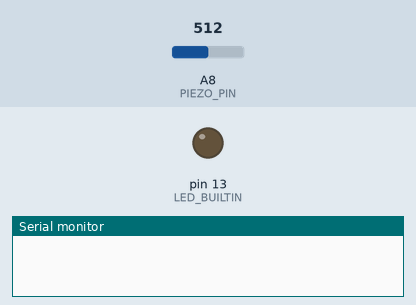
Simulated run of this sketch. Board: Arduino Mega 2560, built with avr-gcc and run on an emulated ATmega2560. Shown: output pins drawn as LEDs (lit = HIGH), the last lines printed to the serial monitor. The test bench sets the inputs (shaded band); at power-on: A8 (PIEZO_PIN) = 512.

Above: at 0.1 s.
At 1.7 s:
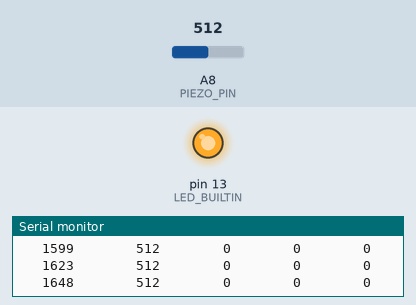
1.8 s: A8 (PIEZO_PIN) set to 106
4.8 s: A8 (PIEZO_PIN) set to 92
Timing chart, 0 to 7.8 s (numbered marks = the images above; inputs shaded):
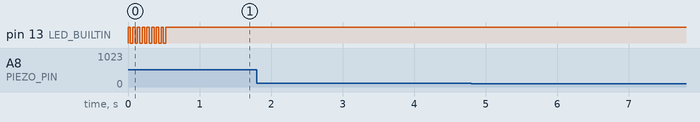

The sketch:

node.ino
```cpp
// vim:set sw=4 ts=4 sts=4 ai et filetype=c:

#include <stdarg.h>

#define THRESHOLD   0

#define MAX_HOPS    8
#define PIEZO_PIN   A8
#define BAUD        1000000

#define INTERVAL    5   // 200 Hz

#define UART_IN     Serial2
#define UART_OUT    Serial2

#define BUFSIZE     64

#define printf(...)     Serial.print(format(__VA_ARGS__))
#define printfln(...)   Serial.println(format(__VA_ARGS__))
#define debug           printfln

// KISS constants from http://www.ka9q.net/papers/kiss.html
#define FEND    0xC0  // Frame End
#define FESC    0xDB  // Frame Escape
#define TFEND   0xDC  // Transposed Frame End
#define TFESC   0xDD  // Transposed Frame Escape

struct packet {
    uint8_t hops;
    uint8_t checksum;
    uint8_t data[2];
};

/**/

uint16_t cached[MAX_HOPS];

char *format(const char *fmt, ... )
{
    static char buf[128];
    va_list args;
    va_start (args, fmt);
    vsnprintf(buf, sizeof(buf), fmt, args);
    va_end (args);
    return buf;
}

void dump_packet(const char *prefix, struct packet *p)
{
    printf("%sHops %d, Checksum %2x, %2x%02x\r\n",
        prefix,
        p->hops, p->checksum, p->data[0], p->data[1]);
}

int calculate_checksum(struct packet *p)
{
	return p->hops ^ p->data[0] ^ p->data[1];
}

void send_packet(struct packet *p)
{
    uint8_t *buf;
    size_t i;

    buf = (uint8_t*) p;

    p->checksum = calculate_checksum(p);

    UART_OUT.write(FEND);

    for (i = 0; i < sizeof(struct packet); i++)
    {
        switch (buf[i])
        {
            case FEND:
                UART_OUT.write(FESC);
                UART_OUT.write(TFEND);
                break;

            case FESC:
                UART_OUT.write(FESC);
                UART_OUT.write(TFESC);
                break;

            default:
                UART_OUT.write(buf[i]);
        }
    }

    UART_OUT.write(FEND);
    //dump_packet("Send: ", p);

    /*
    for (i = 0; i < p->hops; i++)
        printf("     ");
    printf("%5d\r\n", ((p->data[0] << 8) | p->data[1]));
    */
}

/*
 * Parses packet, forwards packets who's hops has not hit MAX_HOPS
 */
void packet_handler(uint8_t *buf, size_t len)
{
    struct packet *p = (struct packet *) buf;

    /*
    static int i;
    if (++i == 80) {
        i = 0;
        printf("|\r\n%7lu ", millis());
    }
    */

    if (len != sizeof(struct packet)) {
        //debug("Size mismatch");
        printf("S");
        return;
    }

    // Verify checksum
    if (p->checksum != calculate_checksum(p)) {
        //debug("Checksum failure");
        printf("C");
        return;
    }

    //dump_packet("Recv: ", p);

    // Increment hope count, and do not forward it has reached MAX_HOPS
    p->hops++;
    if (p->hops > MAX_HOPS) {
        printf("."); // printf("<");
        return;
    }

    cached[p->hops] = (p->data[0] <<8) | p->data[1];

    // Forward the packet
    send_packet(p);

    //printf(".");
}

/*
 * Reads up to @max characters from UART_IN.  If a FEND is found,
 * dispatches the buffer for packet parsing.
 */
void bus_handler(int max) {
    static uint8_t buf[BUFSIZE];
    static size_t len;
    static int overflow;
    static int escape;

    char c;

    while (max-- && UART_IN.available())
    {
        c = UART_IN.read();

        if (escape) {
            escape = 0;
            if (c == TFEND) {
                c = FEND;
            }
            else if (c == TFESC) {
                c = FESC;
            }
            else {
                debug("T"); // Erroneous frame escape
                len = 0;
                continue;
            }
        }
        else {
            if (c == FESC) {
                escape = 1;
                continue;
            }

            if (c == FEND) {
                if (len && !overflow)
                    packet_handler(buf, len);
                len = 0;
                overflow = 0;
                continue;
            }
        }

        if (len < BUFSIZE)
            buf[len++] = c;
        else
            overflow = 1;
    }
}

void read_piezo(void) {
    static unsigned long last_sent;
    struct packet p;
    uint16_t val;
    int i;

    if (millis() < last_sent + INTERVAL)
        return;

    val = analogRead(PIEZO_PIN);

    // This makes it easier to determine if a node is online or not
    if (val == 0)
        val = 1;

    cached[0] = val;

    printf("%7lu  ", millis());

    //for (i = 0; i < MAX_HOPS;i ++) {
    for (i = 0; i < 4;i ++) {
        printf("     %4d", cached[i]);
        cached[i] = 0;
    }

    printf("\r\n");

    p.hops = 0;
    p.data[0] = (val >> 8) & 0xff;
    p.data[1] = (val >> 0) & 0xff;
    send_packet(&p);
    last_sent = millis();
}

void setup() {
    int i;

    pinMode(LED_BUILTIN, OUTPUT);
    Serial.begin(19200);

    UART_OUT.begin(BAUD);
    UART_IN.begin(BAUD);

    for (i = 0; i < 8; i++) {
        digitalWrite(LED_BUILTIN, HIGH);
        delay(33);

        digitalWrite(LED_BUILTIN, LOW);
        delay(33);
    }

    digitalWrite(LED_BUILTIN, HIGH);
}

void loop() {
    bus_handler(100);
    read_piezo();
}
```
